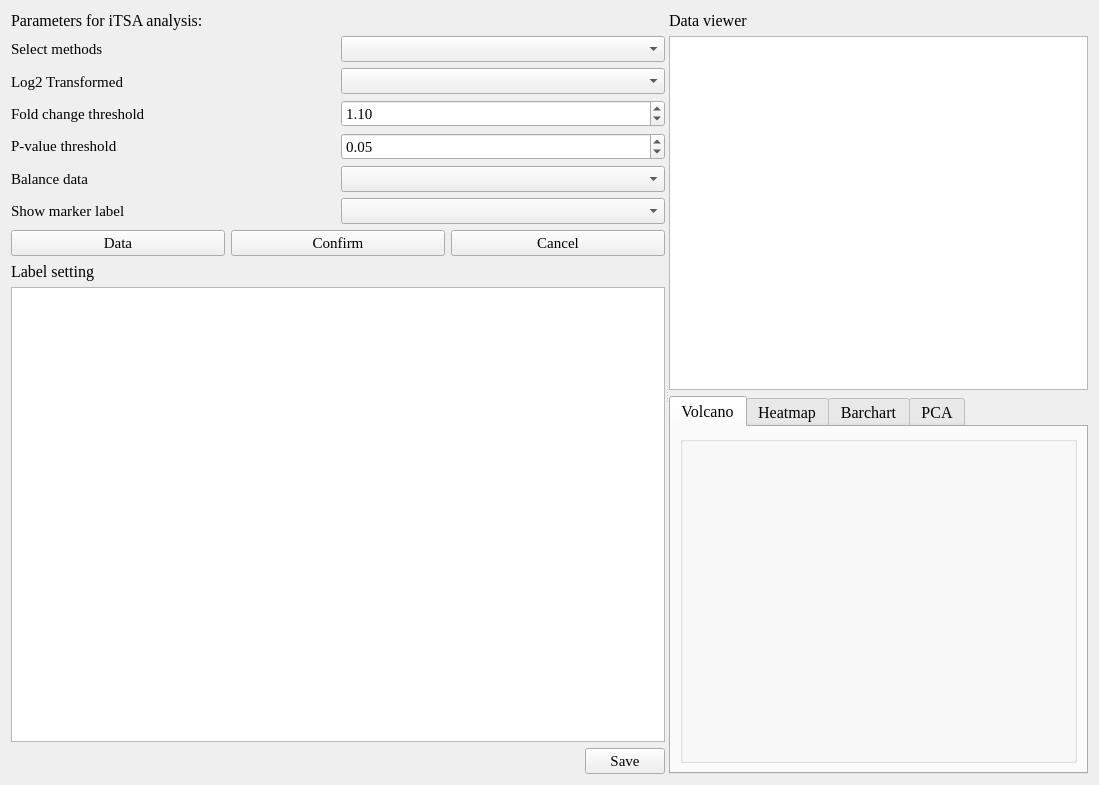
<?xml version="1.0" encoding="UTF-8"?>
<ui version="4.0">
 <class>Form</class>
 <widget class="QWidget" name="Form">
  <property name="geometry">
   <rect>
    <x>0</x>
    <y>0</y>
    <width>1099</width>
    <height>785</height>
   </rect>
  </property>
  <property name="font">
   <font>
    <family>Times New Roman</family>
    <pointsize>11</pointsize>
   </font>
  </property>
  <property name="windowTitle">
   <string>Form</string>
  </property>
  <layout class="QGridLayout" name="gridLayout">
   <item row="0" column="0">
    <widget class="QSplitter" name="splitter">
     <property name="orientation">
      <enum>Qt::Horizontal</enum>
     </property>
     <widget class="QWidget" name="layoutWidget">
      <layout class="QVBoxLayout" name="verticalLayout_8">
       <item>
        <layout class="QVBoxLayout" name="verticalLayout_5">
         <item>
          <layout class="QVBoxLayout" name="verticalLayout_3">
           <item>
            <widget class="QLabel" name="label_1">
             <property name="font">
              <font>
               <family>Times New Roman</family>
               <pointsize>12</pointsize>
               <weight>50</weight>
               <bold>false</bold>
              </font>
             </property>
             <property name="text">
              <string>Parameters for iTSA analysis:</string>
             </property>
            </widget>
           </item>
           <item>
            <layout class="QHBoxLayout" name="horizontalLayout">
             <item>
              <layout class="QVBoxLayout" name="verticalLayout_2">
               <item>
                <widget class="QLabel" name="label_2">
                 <property name="font">
                  <font>
                   <family>Times New Roman</family>
                   <pointsize>11</pointsize>
                  </font>
                 </property>
                 <property name="text">
                  <string>Select methods</string>
                 </property>
                </widget>
               </item>
               <item>
                <widget class="QLabel" name="label_3">
                 <property name="font">
                  <font>
                   <family>Times New Roman</family>
                   <pointsize>11</pointsize>
                  </font>
                 </property>
                 <property name="text">
                  <string>Log2 Transformed</string>
                 </property>
                </widget>
               </item>
               <item>
                <widget class="QLabel" name="label_9">
                 <property name="font">
                  <font>
                   <family>Times New Roman</family>
                   <pointsize>11</pointsize>
                  </font>
                 </property>
                 <property name="text">
                  <string>Fold change threshold</string>
                 </property>
                </widget>
               </item>
               <item>
                <widget class="QLabel" name="label_10">
                 <property name="font">
                  <font>
                   <family>Times New Roman</family>
                   <pointsize>11</pointsize>
                  </font>
                 </property>
                 <property name="text">
                  <string>P-value threshold</string>
                 </property>
                </widget>
               </item>
               <item>
                <widget class="QLabel" name="label">
                 <property name="text">
                  <string>Balance data</string>
                 </property>
                </widget>
               </item>
               <item>
                <widget class="QLabel" name="label_4">
                 <property name="text">
                  <string>Show marker label</string>
                 </property>
                </widget>
               </item>
              </layout>
             </item>
             <item>
              <layout class="QVBoxLayout" name="verticalLayout">
               <item>
                <widget class="QComboBox" name="comboBoxMethod"/>
               </item>
               <item>
                <widget class="QComboBox" name="comboBoxLog2"/>
               </item>
               <item>
                <widget class="QDoubleSpinBox" name="doubleSpinBoxFCthres">
                 <property name="value">
                  <double>1.100000000000000</double>
                 </property>
                </widget>
               </item>
               <item>
                <widget class="QDoubleSpinBox" name="doubleSpinBoxPthres">
                 <property name="singleStep">
                  <double>0.010000000000000</double>
                 </property>
                 <property name="value">
                  <double>0.050000000000000</double>
                 </property>
                </widget>
               </item>
               <item>
                <widget class="QComboBox" name="comboBoxBalance"/>
               </item>
               <item>
                <widget class="QComboBox" name="comboBoxShowLab"/>
               </item>
              </layout>
             </item>
            </layout>
           </item>
          </layout>
         </item>
         <item>
          <layout class="QHBoxLayout" name="horizontalLayout_2">
           <item>
            <widget class="QPushButton" name="pushButtonData">
             <property name="text">
              <string>Data</string>
             </property>
            </widget>
           </item>
           <item>
            <widget class="QPushButton" name="pushButtonOK">
             <property name="text">
              <string>Confirm</string>
             </property>
            </widget>
           </item>
           <item>
            <widget class="QPushButton" name="pushButtonClose">
             <property name="text">
              <string>Cancel</string>
             </property>
            </widget>
           </item>
          </layout>
         </item>
        </layout>
       </item>
       <item>
        <layout class="QVBoxLayout" name="verticalLayout_7">
         <item>
          <layout class="QVBoxLayout" name="verticalLayout_6">
           <item>
            <widget class="QLabel" name="label_8">
             <property name="font">
              <font>
               <family>Times New Roman</family>
               <pointsize>12</pointsize>
               <weight>50</weight>
               <bold>false</bold>
              </font>
             </property>
             <property name="text">
              <string>Label setting</string>
             </property>
            </widget>
           </item>
           <item>
            <widget class="QTableWidget" name="tableWidgetLabel">
             <property name="minimumSize">
              <size>
               <width>400</width>
               <height>0</height>
              </size>
             </property>
            </widget>
           </item>
          </layout>
         </item>
         <item>
          <layout class="QHBoxLayout" name="horizontalLayout_3">
           <item>
            <spacer name="horizontalSpacer">
             <property name="orientation">
              <enum>Qt::Horizontal</enum>
             </property>
             <property name="sizeHint" stdset="0">
              <size>
               <width>40</width>
               <height>20</height>
              </size>
             </property>
            </spacer>
           </item>
           <item>
            <widget class="QPushButton" name="pushButtonSave">
             <property name="text">
              <string>Save</string>
             </property>
            </widget>
           </item>
          </layout>
         </item>
        </layout>
       </item>
      </layout>
     </widget>
     <widget class="QWidget" name="layoutWidget">
      <layout class="QVBoxLayout" name="verticalLayout_9">
       <item>
        <layout class="QVBoxLayout" name="verticalLayout_4">
         <item>
          <widget class="QLabel" name="label_11">
           <property name="font">
            <font>
             <family>Times New Roman</family>
             <pointsize>12</pointsize>
            </font>
           </property>
           <property name="text">
            <string>Data viewer</string>
           </property>
          </widget>
         </item>
         <item>
          <widget class="QTableView" name="tableViewData">
           <property name="minimumSize">
            <size>
             <width>0</width>
             <height>250</height>
            </size>
           </property>
          </widget>
         </item>
        </layout>
       </item>
       <item>
        <widget class="QTabWidget" name="tabWidget">
         <property name="minimumSize">
          <size>
           <width>0</width>
           <height>300</height>
          </size>
         </property>
         <property name="font">
          <font>
           <pointsize>12</pointsize>
          </font>
         </property>
         <property name="currentIndex">
          <number>0</number>
         </property>
         <widget class="QWidget" name="vocano">
          <property name="font">
           <font>
            <pointsize>12</pointsize>
           </font>
          </property>
          <attribute name="title">
           <string>Volcano</string>
          </attribute>
          <layout class="QGridLayout" name="gridLayout_5">
           <item row="0" column="0">
            <widget class="QGroupBox" name="groupBoxVolcano">
             <property name="minimumSize">
              <size>
               <width>0</width>
               <height>0</height>
              </size>
             </property>
             <property name="font">
              <font>
               <family>Arial</family>
               <pointsize>13</pointsize>
              </font>
             </property>
             <property name="title">
              <string/>
             </property>
            </widget>
           </item>
          </layout>
         </widget>
         <widget class="QWidget" name="heatmap">
          <attribute name="title">
           <string>Heatmap</string>
          </attribute>
          <layout class="QGridLayout" name="gridLayout_2">
           <item row="0" column="0">
            <widget class="QGroupBox" name="groupBoxHeatmap">
             <property name="minimumSize">
              <size>
               <width>0</width>
               <height>0</height>
              </size>
             </property>
             <property name="font">
              <font>
               <family>Arial</family>
               <pointsize>13</pointsize>
              </font>
             </property>
             <property name="title">
              <string/>
             </property>
            </widget>
           </item>
          </layout>
         </widget>
         <widget class="QWidget" name="barchart">
          <attribute name="title">
           <string>Barchart</string>
          </attribute>
          <layout class="QGridLayout" name="gridLayout_3">
           <item row="0" column="0">
            <widget class="QGroupBox" name="groupBoxBarchart">
             <property name="minimumSize">
              <size>
               <width>0</width>
               <height>0</height>
              </size>
             </property>
             <property name="font">
              <font>
               <family>Arial</family>
               <pointsize>13</pointsize>
              </font>
             </property>
             <property name="title">
              <string/>
             </property>
            </widget>
           </item>
          </layout>
         </widget>
         <widget class="QWidget" name="pcaplot">
          <attribute name="title">
           <string>PCA</string>
          </attribute>
          <layout class="QGridLayout" name="gridLayout_4">
           <item row="0" column="0">
            <widget class="QGroupBox" name="groupBoxPCA">
             <property name="minimumSize">
              <size>
               <width>0</width>
               <height>0</height>
              </size>
             </property>
             <property name="font">
              <font>
               <family>Arial</family>
               <pointsize>13</pointsize>
              </font>
             </property>
             <property name="title">
              <string/>
             </property>
            </widget>
           </item>
          </layout>
         </widget>
        </widget>
       </item>
      </layout>
     </widget>
    </widget>
   </item>
  </layout>
 </widget>
 <resources/>
 <connections/>
</ui>
